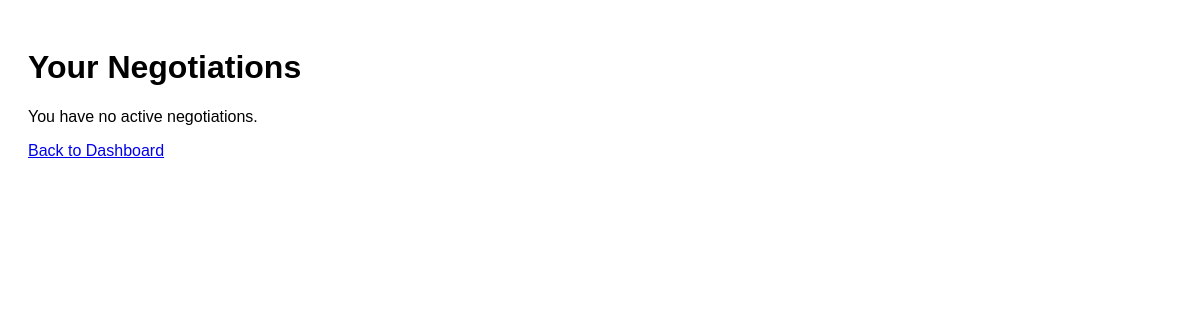
The app's page /supplier/negotiations/ (signed in), older data.
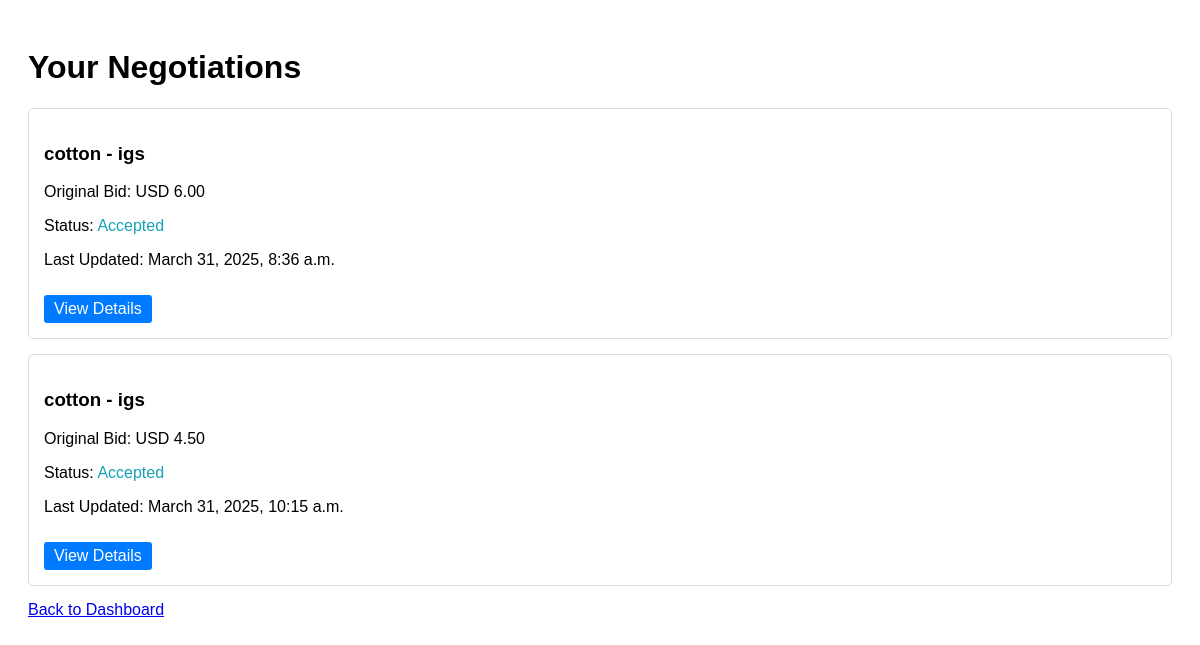
The same page, newer data.
### negotiation/models.py (models this page shows, shortened)
class Negotiation(models.Model):
    STATUS_CHOICES = [
        ('active', 'Active'),
        ('accepted', 'Accepted'),
        ('rejected', 'Rejected'),
        ('expired', 'Expired'),
    ]
    bid = models.OneToOneField(Bid, on_delete=models.CASCADE, related_name='negotiation')
    status = models.CharField(max_length=10, choices=STATUS_CHOICES, default='active')
    created_at = models.DateTimeField(auto_now_add=True)
    updated_at = models.DateTimeField(auto_now=True)
    expiry_date = models.DateTimeField()

### supplier/models.py (models this page shows, shortened)
class Bid(models.Model):
    supplier = models.ForeignKey('Supplier', on_delete=models.CASCADE)
    quote = models.ForeignKey(QuoteRequest, on_delete=models.CASCADE)
    bid_amount = models.DecimalField(max_digits=10, decimal_places=2)
    delivery_time = models.PositiveIntegerField(help_text="Delivery time in days")
    comments = models.TextField(blank=True)
    submitted_at = models.DateTimeField(auto_now_add=True)
    status = models.CharField(max_length=20, choices=[
        ('submitted', 'Submitted'),
        ('accepted', 'Accepted'),
        ('rejected', 'Rejected')
    ], default='submitted')
    PAYMENT_STATUS_CHOICES = [
        ('pending', 'Pending'),
        ('deposited', 'Deposit Received'),
        ('released', 'Payment Released'),
        ('disputed', 'Disputed'),
    ]
    payment_status = models.CharField(
        max_length=20,
        choices=PAYMENT_STATUS_CHOICES,
        default='pending'
    )
    transaction_hash = models.CharField(max_length=66, blank=True, null=True)

### manufacturer/models.py (models this page shows, shortened)
class QuoteRequest(models.Model):
    STATUS_CHOICES = [
        ('open', 'Open'),
        ('closed', 'Closed'),
        ('awarded', 'Awarded'),
        ('expired', 'Expired'),
    ]
    manufacturer = models.ForeignKey(Manufacturer, on_delete=models.CASCADE)
    product = models.CharField(max_length=200)
    category = models.CharField(max_length=100)
    description = models.TextField()
    deadline = models.DateField()
    quantity = models.DecimalField(max_digits=10, decimal_places=2)
    unit = models.CharField(max_length=20, blank=True)
    annual_volume = models.CharField(max_length=100, blank=True)
    unit_price = models.DecimalField(max_digits=10, decimal_places=2, null=True, blank=True)
    currency = models.CharField(max_length=3, blank=True)
    shipping_terms = models.CharField(max_length=50)
    destination_port = models.CharField(max_length=100, blank=True)
    payment_terms = models.CharField(max_length=50)
    status = models.CharField(max_length=10, choices=STATUS_CHOICES, default='open')
    created_at = models.DateTimeField(auto_now_add=True)
    accepted_bid = models.ForeignKey('supplier.Bid', on_delete=models.SET_NULL, null=True, blank=True)

class Manufacturer(models.Model):
    user = models.OneToOneField('auth.User', on_delete=models.CASCADE)
    first_name = models.CharField(max_length=100)
    last_name = models.CharField(max_length=100)
    company_name = models.CharField(max_length=200)
    city = models.CharField(max_length=100)
    state = models.CharField(max_length=100)
    business_type = models.CharField(max_length=100)
    website = models.URLField(blank=True)
    phone_number = models.CharField(max_length=20)
    key_products = models.TextField()

### supplier/views.py (the view)
# urls.py: path('negotiations/', views.supplier_negotiations, name='supplier_negotiations'),
def supplier_negotiations(request):
    if not request.user.is_authenticated:
        return redirect('supplier_login')
    supplier = get_object_or_404(Supplier, user=request.user)
    negotiations = Negotiation.objects.filter(bid__supplier=supplier).select_related('bid', 'bid__quote')
    return render(request, 'supplier/negotiations.html', {
        'supplier': supplier,
        'negotiations': negotiations,
        'now': timezone.now()
    })

### supplier/templates/supplier/negotiations.html (shortened to what this page needs)
<!DOCTYPE html>
<html>
<head>
</head>
<body>
    <div class="container">
        <h1>Your Negotiations</h1>
        {% if negotiations %}
            {% for negotiation in negotiations %}
                <div class="negotiation-card">
                    <h3>
                        {{ negotiation.bid.quote.product }} -
                        {{ negotiation.bid.quote.manufacturer.company_name }}
                    </h3>
                    <p>Original Bid: {{ negotiation.bid.quote.currency }} {{ negotiation.bid.bid_amount }}</p>
                    <p>Status: <span class="status-{{ negotiation.status }}">{{ negotiation.get_status_display }}</span></p>
                    <p>Last Updated: {{ negotiation.updated_at }}</p>
                    <a href="{% url 'supplier_view_negotiation' negotiation.id %}" class="view-btn">View Details</a>
                </div>
            {% endfor %}
        {% else %}
            <p>You have no active negotiations.</p>
        {% endif %}
        <a href="{% url 'supplier_dashboard' %}">Back to Dashboard</a>
    </div>
</body>
</html>

### supplier/templates/supplier/negotiations.html (style rules this page uses)
body { font-family: Arial; padding: 20px; }
.container { max-width: 1200px; margin: 0 auto; }
.negotiation-card { border: 1px solid #ddd; padding: 15px; margin-bottom: 15px; border-radius: 5px; }
.status-accepted { color: #17a2b8; }
.view-btn { display: inline-block; padding: 5px 10px; background: #007bff; color: white; text-decoration: none; border-radius: 3px; margin-top: 10px; }

Row changes from the older to the newer data that the page shows:
added Negotiation: bid.quote.product "cotton", bid.quote.manufacturer.company_name "igs", bid.quote.currency "USD", bid.bid_amount "6.00", status "Accepted", updated_at "March 31, 2025, 8:36 a.m."
added Negotiation: bid.quote.product "cotton", bid.quote.manufacturer.company_name "igs", bid.quote.currency "USD", bid.bid_amount "4.50", status "Accepted", updated_at "March 31, 2025, 10:15 a.m."
Text that changed along with them:
text no longer shown: "You have no active negotiations."
